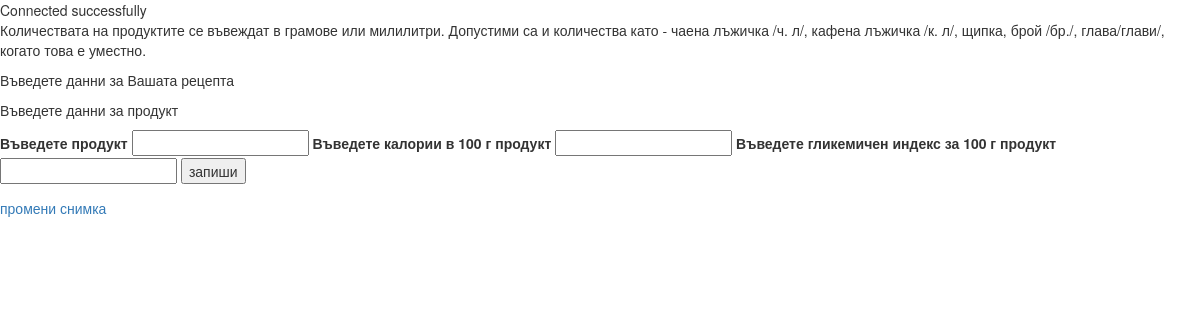
The page /pre_project/update_new_product.php?product=ръжен хляб on the database as committed earlier.
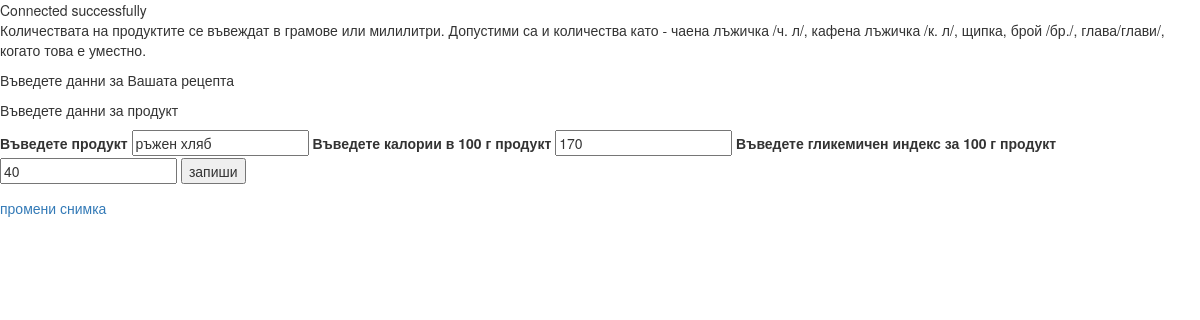
The same page on the database as committed later.
### tables this page shows
CREATE TABLE IF NOT EXISTS `products` (
  `id` int(11) NOT NULL AUTO_INCREMENT,
  `product` varchar(200) NOT NULL,
  `product_type` int(11) DEFAULT NULL,
  `calories` int(11) NOT NULL,
  `gi` int(11) NOT NULL,
  `picture` blob,
  `user_id` int(11) NOT NULL,
  `date_deleted` date DEFAULT NULL,
  PRIMARY KEY (`id`),
  UNIQUE KEY `product` (`product`),
  KEY `product_type` (`product_type`),
  KEY `users_id` (`user_id`)
);

### pre_project/update_new_product.php (the view, shortened to what this page needs)
<?php
require_once('includes.php');
if(!empty($_GET)) {
	$product = $_GET['product'];
} else {
	$product = '';
}
$q = "SELECT * FROM `products` WHERE `product` = '$product'";
$result = mysqli_query($connect, $q);
if (mysqli_num_rows($result)>0) {
	$row = mysqli_fetch_assoc($result);
}
?>
<!DOCTYPE html>
<html lang="en">
<head>
	<link rel="stylesheet" href="https://maxcdn.bootstrapcdn.com/bootstrap/3.3.5/css/bootstrap.min.css">
	<link rel="stylesheet" href="https://maxcdn.bootstrapcdn.com/bootstrap/3.3.5/css/bootstrap-theme.min.css">
</head>
<body>
	<p>Количествата на продуктите се въвеждат в грамове или милилитри. Допустими са и количества като - чаена лъжичка /ч. л/, кафена лъжичка /к. л/, щипка, брой /бр./, глава/глави/, когато това е уместно. </p>
	<p>Въведете данни за Вашата рецепта</p>
	<form method="post" action="update_new_product.php">
		<p>Въведете данни за продукт</p>
		<label for="nm">Въведете продукт</label>
		<input type="text" name="product" id="nm" value="<?php if(isset($row['product'])) {echo $row['product']; }?>">
		<label for="cal">Въведете калории в 100 г продукт</label>
		<input type="number" name="cal" id="cal" value="<?php echo $row['calories'];?>">
		<label for="gi">Въведете гликемичен индекс за 100 г продукт</label>
		<input type="number" name="gi" id="gi" value="<?php echo $row['gi'];?>">
		<input type="submit" value="запиши" name="submit">
	</form>
	<a href="product_photo.php?product=<?php echo $product?>">промени снимка</a>
	</body>
	</html>

Rows that differ between the two databases and show on the page:
added products: product "ръжен хляб", cal "170", gi "40"
